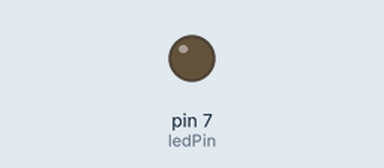
Recording of a sketch running on a simulated Arduino Uno, built with avr-gcc and run on an emulated ATmega328P. Shown: output pins drawn as LEDs (lit = HIGH). Dashed ring = blinking. At 2.0 s the program stops and its outputs stay as they are.

Above: at 0.5 s.
At 1.85 s:
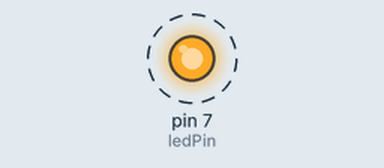
Timing chart, 0 to 3.0 s (numbered marks = the images above):
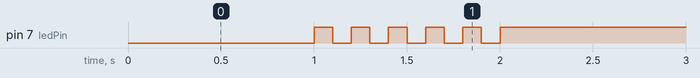

Measured:
- by itself, pin 7 (ledPin): alternates HIGH for 0.10 s and LOW for 0.10 s, 11 changes in all, then stays HIGH

The sketch:

05_practice_2.ino
```cpp
const int ledPin = 7;
const int blinkCount = 5;
const int blinkDelay = 100;

void setup() {
  pinMode(ledPin, OUTPUT);
}

void loop() {

  digitalWrite(ledPin,LOW);
  delay(1000);

  for (int i = 0; i < blinkCount; i++) {

    digitalWrite(ledPin, HIGH);
    delay(blinkDelay);


    digitalWrite(ledPin, LOW);
    delay(blinkDelay);
  }

  while(1){digitalWrite(ledPin, HIGH);}
}
```
